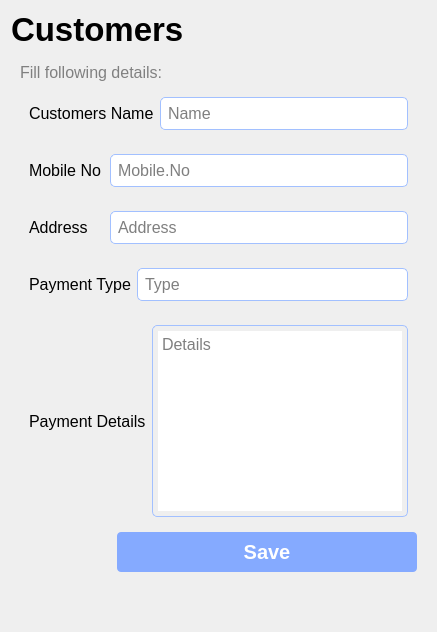
             <widget class="QWidget" name="page_6">
              <layout class="QVBoxLayout" name="verticalLayout_10">
               <item>
                <widget class="QLabel" name="label_19">
                 <property name="font">
                  <font>
                   <pointsize>25</pointsize>
                   <weight>75</weight>
                   <bold>true</bold>
                  </font>
                 </property>
                 <property name="text">
                  <string>Customers</string>
                 </property>
                </widget>
               </item>
               <item>
                <widget class="QWidget" name="widget_35" native="true">
                 <layout class="QVBoxLayout" name="verticalLayout_11">
                  <item>
                   <widget class="QLabel" name="label_56">
                    <property name="font">
                     <font>
                      <pointsize>12</pointsize>
                     </font>
                    </property>
                    <property name="styleSheet">
                     <string notr="true">color: gray;</string>
                    </property>
                    <property name="text">
                     <string>Fill following details:</string>
                    </property>
                   </widget>
                  </item>
                  <item>
                   <widget class="QWidget" name="widget_30" native="true">
                    <layout class="QHBoxLayout" name="horizontalLayout_29">
                     <item>
                      <widget class="QLabel" name="label_36">
                       <property name="sizePolicy">
                        <sizepolicy hsizetype="Expanding" vsizetype="Preferred">
                         <horstretch>2</horstretch>
                         <verstretch>0</verstretch>
                        </sizepolicy>
                       </property>
                       <property name="font">
                        <font>
                         <pointsize>12</pointsize>
                        </font>
                       </property>
                       <property name="text">
                        <string>Customers Name</string>
                       </property>
                      </widget>
                     </item>
                     <item>
                      <widget class="QLineEdit" name="lineEdit_18">
                       <property name="enabled">
                        <bool>true</bool>
                       </property>
                       <property name="sizePolicy">
                        <sizepolicy hsizetype="Expanding" vsizetype="Fixed">
                         <horstretch>8</horstretch>
                         <verstretch>0</verstretch>
                        </sizepolicy>
                       </property>
                       <property name="font">
                        <font>
                         <pointsize>12</pointsize>
                        </font>
                       </property>
                       <property name="styleSheet">
                        <string notr="true">border-radius: 5px;
border: 1px solid rgb(162, 192, 255);
padding: 5px;</string>
                       </property>
                       <property name="placeholderText">
                        <string>Name</string>
                       </property>
                      </widget>
                     </item>
                    </layout>
                   </widget>
                  </item>
                  <item>
                   <widget class="QWidget" name="widget_31" native="true">
                    <layout class="QHBoxLayout" name="horizontalLayout_30">
                     <item>
                      <widget class="QLabel" name="label_37">
                       <property name="sizePolicy">
                        <sizepolicy hsizetype="Expanding" vsizetype="Preferred">
                         <horstretch>2</horstretch>
                         <verstretch>0</verstretch>
                        </sizepolicy>
                       </property>
                       <property name="font">
                        <font>
                         <pointsize>12</pointsize>
                        </font>
                       </property>
                       <property name="text">
                        <string>Mobile No</string>
                       </property>
                      </widget>
                     </item>
                     <item>
                      <widget class="QLineEdit" name="lineEdit_25">
                       <property name="sizePolicy">
                        <sizepolicy hsizetype="Expanding" vsizetype="Fixed">
                         <horstretch>8</horstretch>
                         <verstretch>0</verstretch>
                        </sizepolicy>
                       </property>
                       <property name="font">
                        <font>
                         <pointsize>12</pointsize>
                        </font>
                       </property>
                       <property name="styleSheet">
                        <string notr="true">border-radius: 5px;
border: 1px solid rgb(162, 192, 255);
padding: 5px;</string>
                       </property>
                       <property name="placeholderText">
                        <string>Mobile.No</string>
                       </property>
                      </widget>
                     </item>
                    </layout>
                   </widget>
                  </item>
                  <item>
                   <widget class="QWidget" name="widget_32" native="true">
                    <layout class="QHBoxLayout" name="horizontalLayout_31">
                     <item>
                      <widget class="QLabel" name="label_38">
                       <property name="sizePolicy">
                        <sizepolicy hsizetype="Expanding" vsizetype="Preferred">
                         <horstretch>2</horstretch>
                         <verstretch>0</verstretch>
                        </sizepolicy>
                       </property>
                       <property name="font">
                        <font>
                         <pointsize>12</pointsize>
                        </font>
                       </property>
                       <property name="text">
                        <string>Address</string>
                       </property>
                      </widget>
                     </item>
                     <item>
                      <widget class="QLineEdit" name="lineEdit_26">
                       <property name="sizePolicy">
                        <sizepolicy hsizetype="Expanding" vsizetype="Fixed">
                         <horstretch>8</horstretch>
                         <verstretch>0</verstretch>
                        </sizepolicy>
                       </property>
                       <property name="font">
                        <font>
                         <pointsize>12</pointsize>
                        </font>
                       </property>
                       <property name="styleSheet">
                        <string notr="true">border-radius: 5px;
border: 1px solid rgb(162, 192, 255);
padding: 5px;</string>
                       </property>
                       <property name="placeholderText">
                        <string>Address</string>
                       </property>
                      </widget>
                     </item>
                    </layout>
                   </widget>
                  </item>
                  <item>
                   <widget class="QWidget" name="widget_33" native="true">
                    <layout class="QHBoxLayout" name="horizontalLayout_32">
                     <item>
                      <widget class="QLabel" name="label_39">
                       <property name="sizePolicy">
                        <sizepolicy hsizetype="Expanding" vsizetype="Preferred">
                         <horstretch>2</horstretch>
                         <verstretch>0</verstretch>
                        </sizepolicy>
                       </property>
                       <property name="font">
                        <font>
                         <pointsize>12</pointsize>
                        </font>
                       </property>
                       <property name="text">
                        <string>Payment Type</string>
                       </property>
                      </widget>
                     </item>
                     <item>
                      <widget class="QLineEdit" name="lineEdit_27">
                       <property name="sizePolicy">
                        <sizepolicy hsizetype="Expanding" vsizetype="Fixed">
                         <horstretch>8</horstretch>
                         <verstretch>0</verstretch>
                        </sizepolicy>
                       </property>
                       <property name="font">
                        <font>
                         <pointsize>12</pointsize>
                        </font>
                       </property>
                       <property name="styleSheet">
                        <string notr="true">border-radius: 5px;
border: 1px solid rgb(162, 192, 255);
padding: 5px;</string>
                       </property>
                       <property name="placeholderText">
                        <string>Type</string>
                       </property>
                      </widget>
                     </item>
                    </layout>
                   </widget>
                  </item>
                  <item>
                   <widget class="QWidget" name="widget_34" native="true">
                    <layout class="QHBoxLayout" name="horizontalLayout_33">
                     <item>
                      <widget class="QLabel" name="label_40">
                       <property name="sizePolicy">
                        <sizepolicy hsizetype="Expanding" vsizetype="Preferred">
                         <horstretch>2</horstretch>
                         <verstretch>0</verstretch>
                        </sizepolicy>
                       </property>
                       <property name="font">
                        <font>
                         <pointsize>12</pointsize>
                        </font>
                       </property>
                       <property name="text">
                        <string>Payment Details</string>
                       </property>
                      </widget>
                     </item>
                     <item>
                      <widget class="QTextEdit" name="textEdit_2">
                       <property name="sizePolicy">
                        <sizepolicy hsizetype="Expanding" vsizetype="Expanding">
                         <horstretch>8</horstretch>
                         <verstretch>0</verstretch>
                        </sizepolicy>
                       </property>
                       <property name="font">
                        <font>
                         <pointsize>12</pointsize>
                        </font>
                       </property>
                       <property name="styleSheet">
                        <string notr="true">border-radius: 5px;
border: 1px solid rgb(162, 192, 255);
padding: 5px;</string>
                       </property>
                       <property name="placeholderText">
                        <string>Details</string>
                       </property>
                      </widget>
                     </item>
                    </layout>
                   </widget>
                  </item>
                  <item alignment="Qt::AlignRight">
                   <widget class="QPushButton" name="pushButton_18">
                    <property name="minimumSize">
                     <size>
                      <width>300</width>
                      <height>0</height>
                     </size>
                    </property>
                    <property name="maximumSize">
                     <size>
                      <width>300</width>
                      <height>16777215</height>
                     </size>
                    </property>
                    <property name="styleSheet">
                     <string notr="true">background-color: rgb(133, 170, 255);
font-size: 20px;
padding: 8px;
color: white;
font-weight: bold;
border-radius: 4px;
</string>
                    </property>
                    <property name="text">
                     <string>Save</string>
                    </property>
                   </widget>
                  </item>
                  <item>
                   <spacer name="verticalSpacer_14">
                    <property name="orientation">
                     <enum>Qt::Vertical</enum>
                    </property>
                    <property name="sizeHint" stdset="0">
                     <size>
                      <width>20</width>
                      <height>40</height>
                     </size>
                    </property>
                   </spacer>
                  </item>
                 </layout>
                </widget>
               </item>
              </layout>
             </widget>
